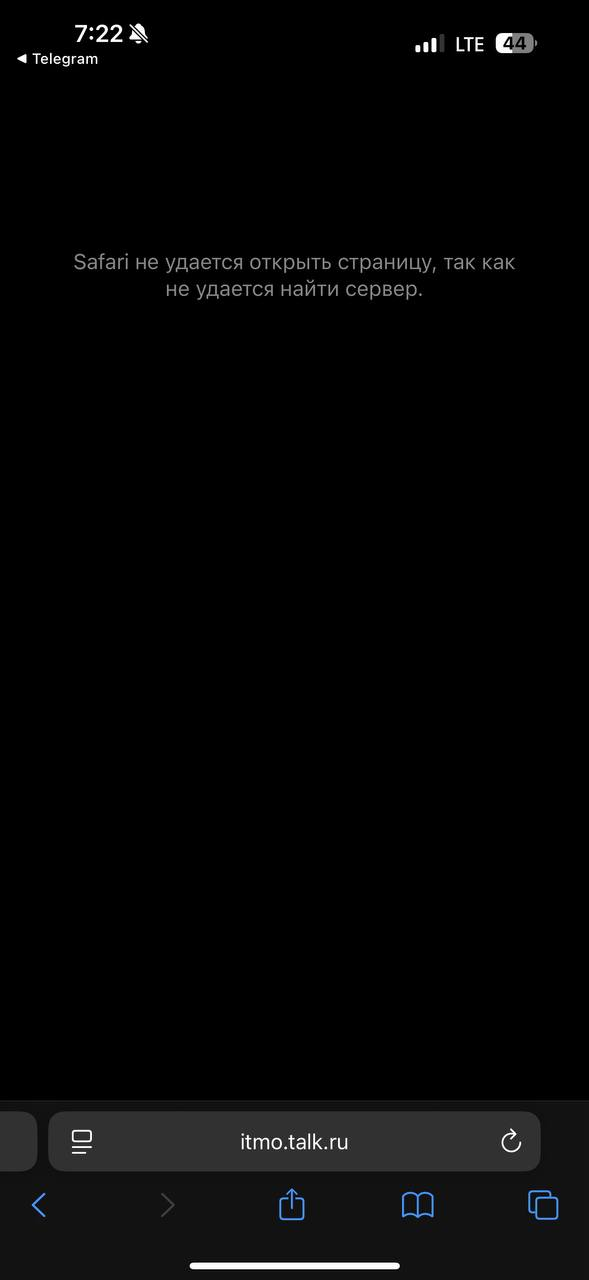
#> input picture photos/photo_1@02-10-2026_19-23-10.jpg, 589 x 1280 px
$ python __main__.py ../../photos/photo_1@02-10-2026_19-23-10.jpg
#> lines starting #> are read from the running program, lines starting #| are printed output that depends on the picture; after the words box and inside, x2 and y2 are one past the last pixel; in counts of white or black regions, pixels touching at a corner belong together
### src/lab1/cli.py
from __future__ import annotations

import argparse
import sys
from pathlib import Path

import cv2

from lab1.erosion import binarize, erode_library, erode_manual


def build_parser() -> argparse.ArgumentParser:
    p = argparse.ArgumentParser(description="Бинарная эрозия 3x3 (ЛР1, вар. 7)")
    p.add_argument("input", help="входное изображение (jpg/png/...)")
    p.add_argument("-o", "--output", default=None, help="куда сохранить")
    p.add_argument("--thresh", type=int, default=127, help="порог бинаризации (0-255)")
    p.add_argument("--method", choices=["library", "manual"], default="library")
    return p


def main(argv: list[str] | None = None) -> int:
    args = build_parser().parse_args(argv)
    if not 0 <= args.thresh <= 255:
        print(f"thresh должен быть 0-255, got {args.thresh}", file=sys.stderr)
        return 2
    src = Path(args.input)
    if not src.is_file():
        print(f"файл не найден: {src}", file=sys.stderr)
        return 1
    gray = cv2.imread(str(src), cv2.IMREAD_GRAYSCALE)
#> gray: shape (1280, 589); min 0, max 255, mean 5.6
    if gray is None:
        print(f"не удалось прочитать изображение: {src}", file=sys.stderr)
        return 1
    binary = binarize(gray, thresh=args.thresh)
    eroded = erode_library(binary) if args.method == "library" else erode_manual(binary)
    dst = Path(args.output) if args.output else src.with_name(f"{src.stem}_eroded.png")
    if not cv2.imwrite(str(dst), eroded):
        print(f"не удалось записать: {dst}", file=sys.stderr)
        return 1
    print(
        f"ok: {src} ({gray.shape[1]}x{gray.shape[0]}) -> {dst} "
        f"[{args.method}, thresh={args.thresh}]"
    )
    return 0


# [2 lines that do not run on import are left out]

### src/lab1/erosion.py
from __future__ import annotations

import cv2
import numpy as np

KERNEL_SIZE = 3


def binarize(gray: np.ndarray, thresh: int = 127) -> np.ndarray:
#> called with thresh = 127
    return np.where(gray > thresh, 255, 0).astype(np.uint8)
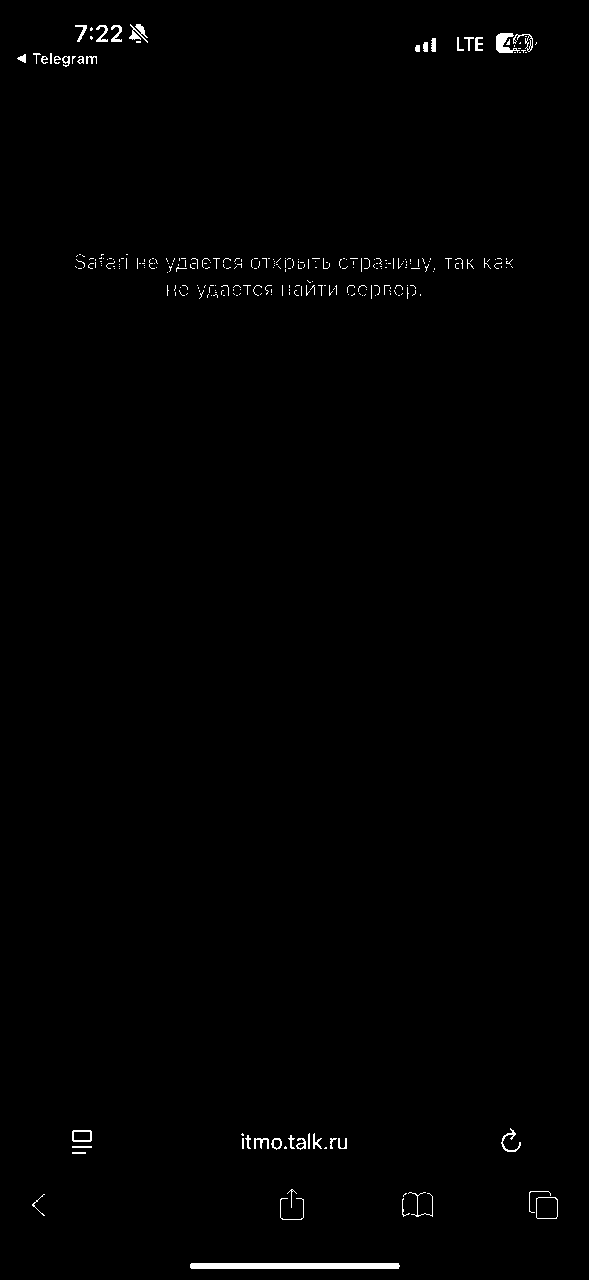
#> returned value: shape (1280, 589); 0.67% white; 286 white regions (243 under 20 px), largest, box (x1, y1, x2, y2) and area: (190, 1263, 400, 1269) 1254, (496, 33, 520, 53) 256, (129, 24, 148, 43) 160


def erode_library(binary: np.ndarray) -> np.ndarray:
    kernel = np.ones((KERNEL_SIZE, KERNEL_SIZE), dtype=np.uint8)
    out = cv2.erode(binary, kernel, borderType=cv2.BORDER_CONSTANT, borderValue=0)
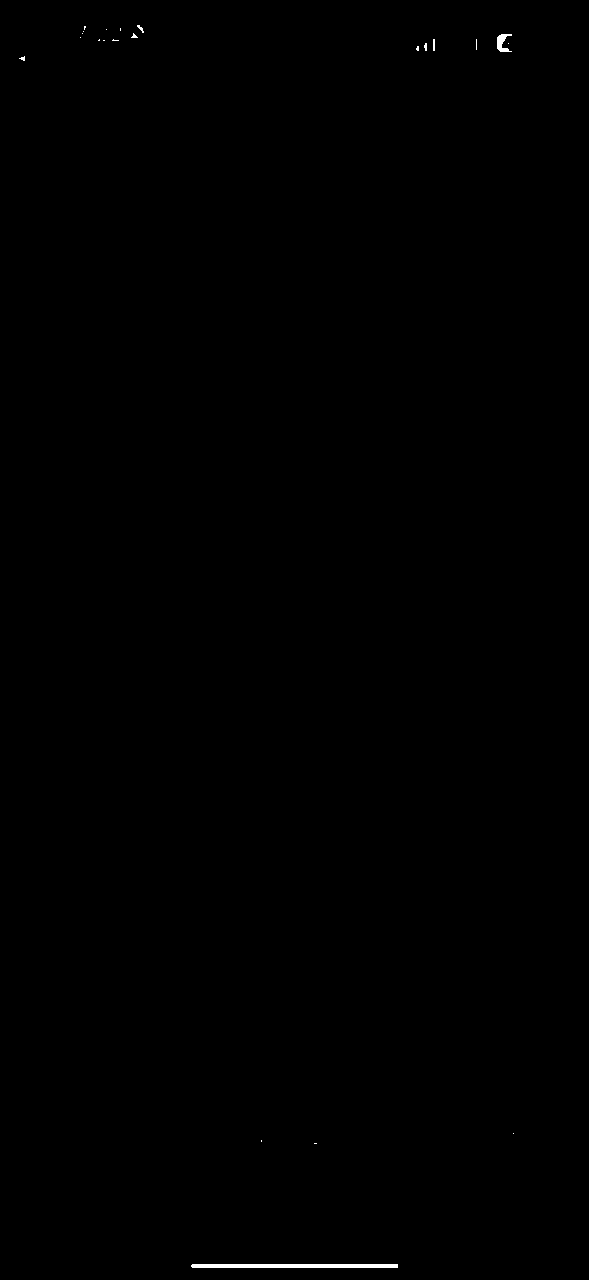
#> out: shape (1280, 589); 0.15% white; 22 white regions (18 under 20 px), largest, box (x1, y1, x2, y2) and area: (191, 1264, 398, 1268) 826, (497, 34, 512, 52) 150, (433, 39, 435, 51) 24, (137, 25, 144, 33) 23
    return np.asarray(out, dtype=np.uint8)


# [10 lines left out: function erode_manual, not called in this run]

### src/lab1/__main__.py
from lab1.cli import main

if __name__ == "__main__":
    raise SystemExit(main())
#| ok: ../../photos/photo_1@02-10-2026_19-23-10.jpg (589x1280) -> ../../photos/photo_1@02-10-2026_19-23-10_eroded.png [library, thresh=127]
#> (the program exits here)
